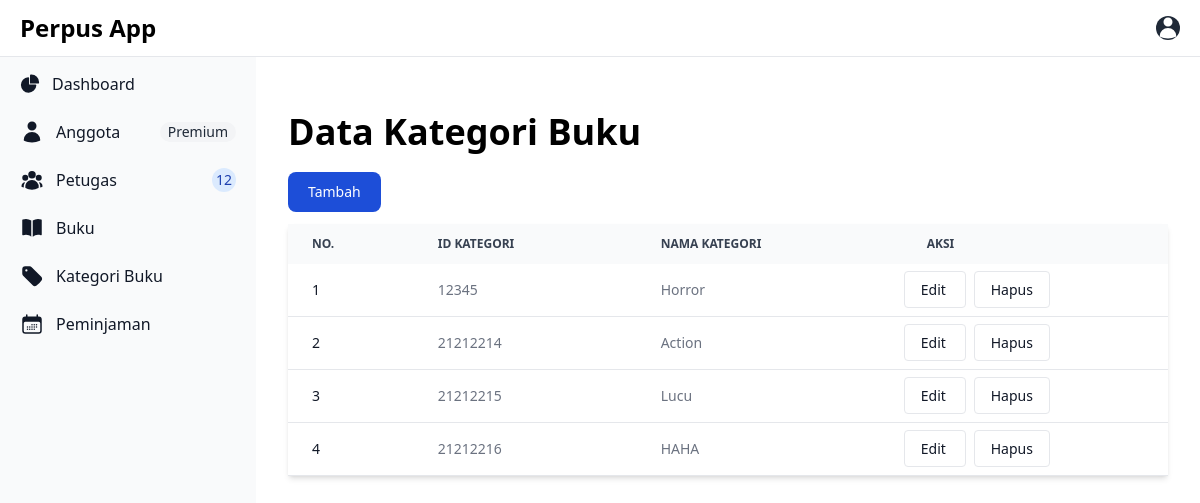
/kategori/index.php (signed in), run on the app's committed database.
### tables this page shows
CREATE TABLE `kategori` (
  `ID` int(11) NOT NULL,
  `NamaKategori` varchar(255) NOT NULL
);

### object/Kategori.php (called while the page is built, shortened)
<?php
class Kategori {
    private $conn;
    private $table_name = "kategori";
    public function __construct($db) {
        $this->conn = $db;
    }
    function readAll() {
        $query = "SELECT * FROM " . $this->table_name;
        $result = $this->conn->prepare($query);
        $result->execute();
        return $result;
    }
}
?>

### kategori/index.php (the view, shortened to what this page needs)
<?php
include '../config/layout.php';
include '../config/Database.php';
include '../object/Kategori.php';
$database = new Database();
$db = $database->getConnection();
$kategori = new Kategori($db);
$result = $kategori->readAll();
?>
<div class="p-4 sm:ml-64">
    <div class="p-4 mt-14">
        <h2 class="text-4xl font-extrabold dark:text-black">Data Kategori Buku</h2>
        <a href="form-tambah.php" class="block mt-5 text-white bg-blue-700 hover:bg-blue-800 focus:ring-4 focus:outline-none focus:ring-blue-300 font-medium rounded-lg text-sm px-5 py-2.5 text-center inline-flex items-center me-2 dark:bg-blue-600 dark:hover:bg-blue-700 dark:focus:ring-blue-800">
            Tambah
        </a>
        <div class="relative overflow-x-auto mt-3 shadow-md">
            <table class="w-full text-sm text-left rtl:text-right text-gray-500 dark:text-gray-400">
                <thead class="text-xs text-gray-700 uppercase bg-gray-50 dark:bg-gray-700 dark:text-gray-400">
                    <tr>
                        <th scope="col" class="px-6 py-3">
                            No.
                        </th>
                        <th scope="col" class="px-6 py-3">
                            ID Kategori
                        </th>
                        <th scope="col" class="px-6 py-3">
                            Nama Kategori
                        </th>
                        <th scope="col" class="px-6 py-3">
                            Aksi
                        </th>
                    </tr>
                </thead>
                <?php
                $no = 1;
                while ($row = $result->fetch(PDO::FETCH_ASSOC)) {
                    extract($row);
                ?>
                    <tbody>
                        <tr class="bg-white border-b dark:bg-gray-800 dark:border-gray-700">
                            <th scope="row" class="px-6 py-4 font-medium text-gray-900 whitespace-nowrap dark:text-white">
                                <?= $no ?>
                            </th>
                            <td class="px-6 py-4">
                                <?= $ID ?>
                            </td>
                            <td class="px-6 py-4">
                                <?= $NamaKategori ?>
                            </td>
                            <td>
                                <a href="form-ubah.php?ID=<?= $ID ?>" class="px-4 py-2 text-sm font-medium text-gray-900 bg-white border border-gray-200 rounded hover:bg-gray-100 hover:text-blue-700 focus:z-10 focus:ring-2 focus:ring-blue-700 focus:text-blue-700 dark:bg-gray-700 dark:border-gray-600 dark:text-white dark:hover:text-white dark:hover:bg-gray-600 dark:focus:ring-blue-500 dark:focus:text-white">
                                    <button type="button">Edit</button>
                                </a>&nbsp;
                                <a onclick="confirmDelete(<?= $ID ?>)" class="px-4 py-2 text-sm font-medium text-gray-900 bg-white border border-gray-200 rounded hover:bg-gray-100 hover:text-blue-700 focus:z-10 focus:ring-2 focus:ring-blue-700 focus:text-blue-700 dark:bg-gray-700 dark:border-gray-600 dark:text-white dark:hover:text-white dark:hover:bg-gray-600 dark:focus:ring-blue-500 dark:focus:text-white" href="#">
                                    <button type="button">Hapus</button>
                                </a>
                            </td>
                        </tr>
                    <?php
                    $no += 1;
                }
                    ?>
                    </tbody>
            </table>
        </div>
    </div>
</div>
</body>
</html>

### data on the page
kategori: ID "12345", NamaKategori "Horror"
kategori: ID "21212214", NamaKategori "Action"
kategori: ID "21212215", NamaKategori "Lucu"
kategori: ID "21212216", NamaKategori "HAHA"
